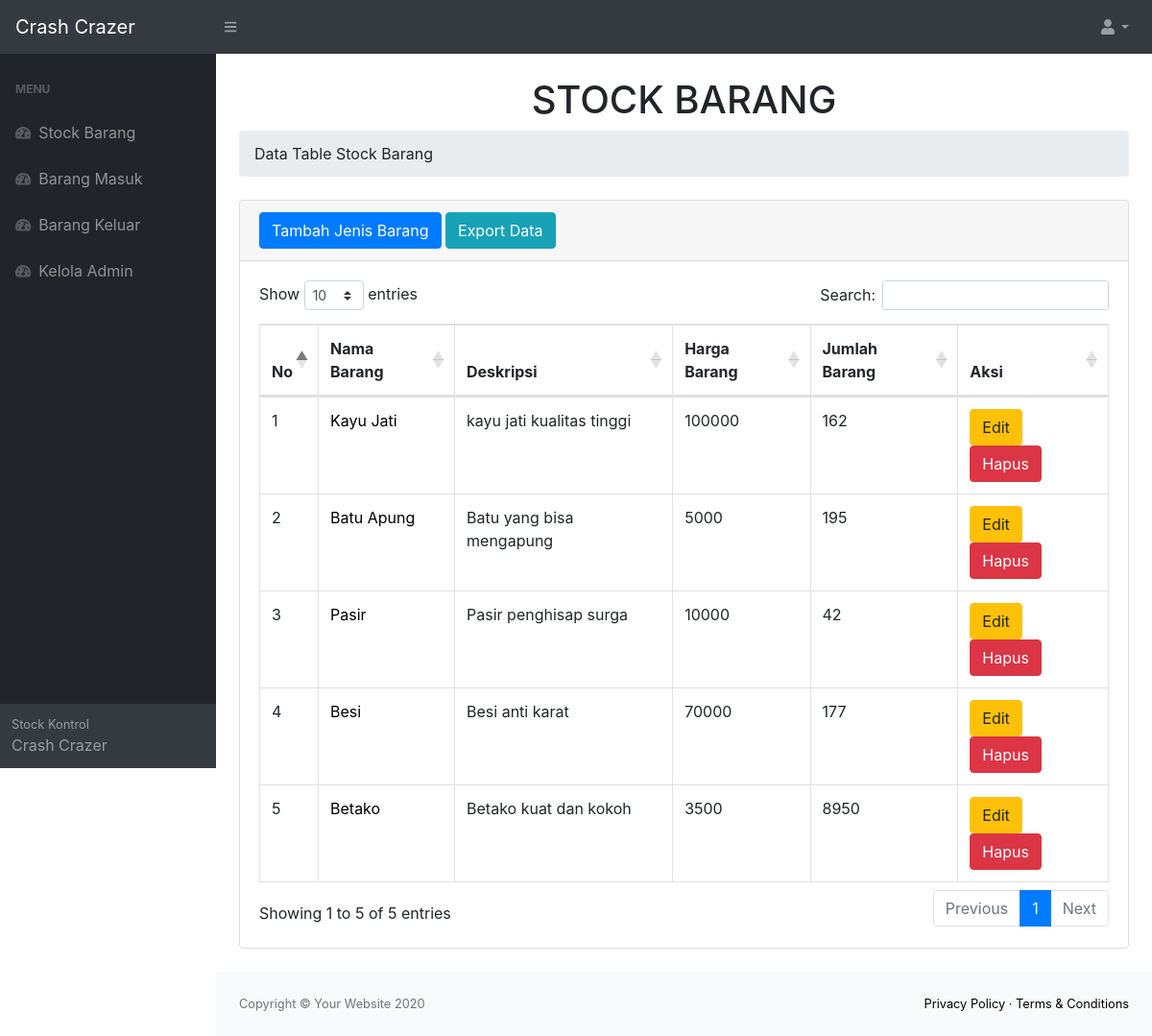
Page / (signed in) on the committed database.
### tables this page shows
CREATE TABLE `barang` (
  `idbarang` int(11) NOT NULL AUTO_INCREMENT,
  `namabarang` varchar(50) NOT NULL,
  `deskripsi` varchar(50) NOT NULL,
  `harga` int(11) NOT NULL,
  `jumlah` int(11) NOT NULL,
  PRIMARY KEY (`idbarang`)
);

### index.php (the view, shortened to what this page needs)
<?php
require "function.php";
?>
<!DOCTYPE html>
<html lang="en">
    <head>
        <link href="css/styles.css" rel="stylesheet" />
        <link href="https://cdn.datatables.net/1.10.20/css/dataTables.bootstrap4.min.css" rel="stylesheet" />
    </head>
    <body class="sb-nav-fixed">
        <nav class="sb-topnav navbar navbar-expand navbar-dark bg-dark">
            <a class="navbar-brand" href="index.php">Crash Crazer</a>
            <button class="btn btn-link btn-sm order-1 order-lg-0" id="sidebarToggle" href="#"><i class="fas fa-bars"></i></button>
            <ul class="navbar-nav ml-auto ml-md-0">
                <li class="nav-item dropdown">
                    <a class="nav-link dropdown-toggle" id="userDropdown" href="#" role="button" data-toggle="dropdown" aria-haspopup="true" aria-expanded="false"><i class="fas fa-user fa-fw"></i></a>
                </li>
            </ul>
        </nav>
        <div id="layoutSidenav">
            <div id="layoutSidenav_nav">
                <nav class="sb-sidenav accordion sb-sidenav-dark" id="sidenavAccordion">
                    <div class="sb-sidenav-menu">
                        <div class="nav">
                            <div class="sb-sidenav-menu-heading">Menu</div>
                            <a class="nav-link" href="index.php">
                                <div class="sb-nav-link-icon"><i class="fas fa-tachometer-alt"></i></div>
                                Stock Barang
                            </a>
							<a class="nav-link" href="masuk.php">
                                <div class="sb-nav-link-icon"><i class="fas fa-tachometer-alt"></i></div>
                                Barang Masuk
                            </a>
							<a class="nav-link" href="keluar.php">
                                <div class="sb-nav-link-icon"><i class="fas fa-tachometer-alt"></i></div>
                                Barang Keluar
                            </a>
								<a class="nav-link" href="admin.php">
                                <div class="sb-nav-link-icon"><i class="fas fa-tachometer-alt"></i></div>
                                Kelola Admin
                            </a>
                        </div>
                    </div>
                    <div class="sb-sidenav-footer">
                        <div class="small">Stock Kontrol</div>
                        Crash Crazer
                    </div>
                </nav>
            </div>
            <div id="layoutSidenav_content">
                <main>
                    <div class="container-fluid">
                        <center><h1 class="mt-4">STOCK BARANG</h1></center>
                        <ol class="breadcrumb mb-4">
                                Data Table Stock Barang
                        </ol>
                        <div class="card mb-4">
                            <div class="card-header">
								 <div>
								  <button type="button" class="btn btn-primary" data-toggle="modal" data-target="#myModal">
									Tambah Jenis Barang
								</button>
									 <a href="export.php" class="btn btn-info">Export Data</a>
								</div>
                            </div>
                            <div class="card-body">
                                <div class="table-responsive">
                                    <table class="table table-bordered" id="dataTable" width="100%" cellspacing="0">
                                        <thead>
                                            <tr>
                                                <th>No</th>
                                                <th>Nama Barang</th>
                                                <th>Deskripsi</th>
                                                <th>Harga Barang</th>
                                                <th>Jumlah Barang</th>
												<th>Aksi</th>
                                            </tr>
                                        </thead>
                                        <tbody>
											<?php
											$ambilsemuadata = mysqli_query($conn, "select * from barang");
											$i = 1;
											while($data=mysqli_fetch_array($ambilsemuadata)){
												$namabarang = $data['namabarang'];
												$deskripsi = $data['deskripsi'];
												$hargabarang = $data['harga'];
												$jumlahbarang = $data['jumlah'];
												$idb = $data['idbarang'];
											?>
                                            <tr>
                                                <td><?=$i++;?></td>
                                                <td><strong></strong><a href="detail.php?id=<?=$idb;?>"><?=$namabarang;?></a></strong></td>
                                                <td><?=$deskripsi;?></td>
                                                <td><?=$hargabarang;?></td>
                                                <td><?=$jumlahbarang;?></td>
												<td>
													<button type="button" class="btn btn-warning" data-toggle="modal" data-target="#edit<?=$idb;?>">
														Edit
													</button>
													<button type="button" class="btn btn-danger" data-toggle="modal" data-target="#hapus<?=$idb;?>">
														Hapus
													</button>
												</td>
                                            </tr>
									</div>
									</div>
											<?php
											};
											?>
                <footer class="py-4 bg-light mt-auto">
                    <div class="container-fluid">
                        <div class="d-flex align-items-center justify-content-between small">
                            <div class="text-muted">Copyright &copy; Your Website 2020</div>
                            <div>
                                <a href="#">Privacy Policy</a>
                                &middot;
                                <a href="#">Terms &amp; Conditions</a>
                            </div>
                        </div>
                    </div>
                </footer>
    </body>
</html>

### index.php (style rules this page uses)
a { text-decoration: none; color: black; }

### rows in the picture
barang: namabarang "Kayu Jati", deskripsi "kayu jati kualitas tinggi", harga "100000", jumlah "162"
barang: namabarang "Batu Apung", deskripsi "Batu yang bisa mengapung", harga "5000", jumlah "195"
barang: namabarang "Pasir", deskripsi "Pasir penghisap surga", harga "10000", jumlah "42"
barang: namabarang "Besi", deskripsi "Besi anti karat", harga "70000", jumlah "177"
barang: namabarang "Betako", deskripsi "Betako kuat dan kokoh", harga "3500", jumlah "8950"
